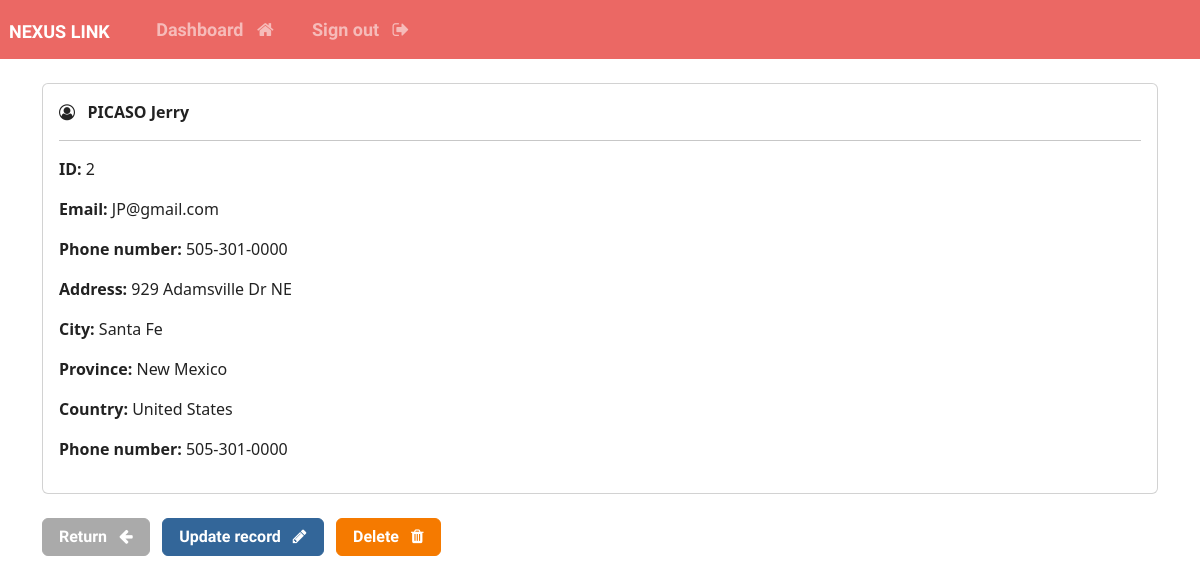
The page /record/2 (signed in) on the database its author committed.
### nexuslink/models.py (models this page shows, shortened)
class Record(models.Model):
    creation_date = models.DateTimeField(auto_now_add=True)
    first_name = models.CharField(max_length=100)
    last_name = models.CharField(max_length=100)
    email = models.CharField(max_length=225)
    phone = models.CharField(max_length=20)
    address = models.CharField(max_length=300)
    city = models.CharField(max_length=255)
    province = models.CharField(max_length=200)
    country = models.CharField(max_length=125)

### nexuslink/views.py (the view)
# urls.py: path('record/<int:pk>', views.singular_record, name="record"),
@login_required(login_url='my-login')
def singular_record(request, pk):
    all_records = Record.objects.get(id=pk)
    context = {'record':all_records}
    return render(request, 'nexuslink/view-record.html', context=context)

### nexuslink/templates/nexuslink/view-record.html (shortened to what this page needs)
{% extends 'nexuslink/base.html' %}
{% block content %}
    <div class="card">
        <div class="card-body">
            <i class="fa fa-user-circle-o" aria-hidden="true"></i> &nbsp;
            <strong>
                {{record.last_name|upper}}
                {{record.first_name}}
            </strong>
            <hr>
            <p> <strong> ID: </strong> {{record.id}} </p>
            <p> <strong> Email: </strong> {{record.email}} </p>
            <p> <strong> Phone number: </strong> {{record.phone}} </p>
            <p> <strong> Address: </strong> {{record.address}} </p>
            <p> <strong> City: </strong> {{record.city}} </p>
            <p> <strong> Province: </strong> {{record.province}} </p>
            <p> <strong> Country: </strong> {{record.country}} </p>
            <p> <strong> Phone number: </strong> {{record.phone}} </p>
        </div>
    </div>
    <br>
    <a href="{% url 'dashboard' %}" class="btn btn-secondary"> Return &nbsp; <i class="fa fa-arrow-left" aria-hidden="true"></i>
    </a>
    <a href="{% url 'update-record' record.id %}" class="btn btn-info"> Update record &nbsp; <i class="fa fa-pencil" aria-hidden="true"></i>
    </a>
    <a href="{% url 'delete-record' record.id %}" class="btn btn-danger"> Delete &nbsp; <i class="fa fa-trash" aria-hidden="true"></i>
    </a>
{% endblock %}

### rows shown on the page
Record: last_name "PICASO", first_name "Jerry", id "2", email "JP@gmail.com", phone "505-301-0000", address "929 Adamsville Dr NE", city "Santa Fe", province "New Mexico", country "United States"
